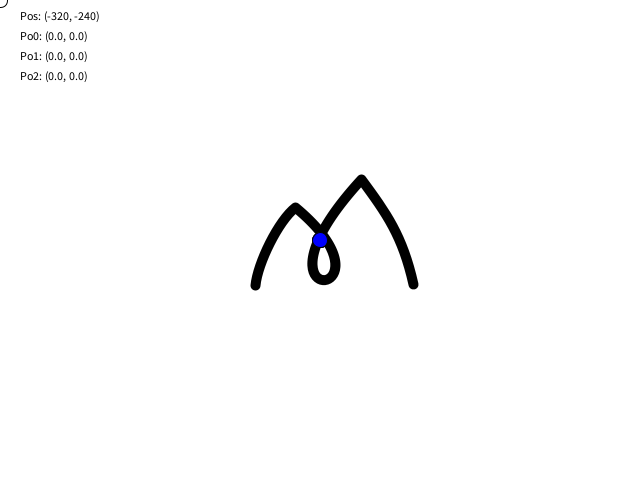
Frame 1 (no input)
Frame 60 (the mouse pressed at the canvas centre just before this capture): identical to frame 1, image omitted
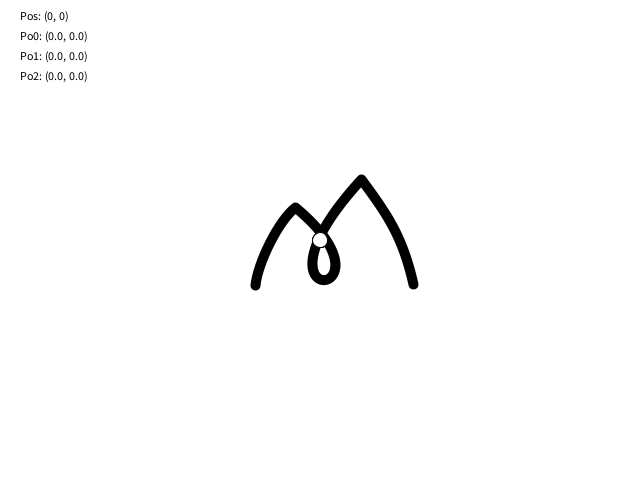
Frame 120 (the mouse held since frame 60 and released just before this capture)

The Processing sketch that drew these frames (run headless with seeded random() and noise(); from frame 60 on, the mouse is pressed at the canvas centre):

// Processing sketch: Icons
// ── Icons.pde
int index = 0;
PVector pos1 = new PVector(0, 0);
PVector pos2 = new PVector(0, 0);
PVector pos0 = new PVector(0, 0);

void setup () {
  size(640, 480);
  strokeCap(ROUND);
  strokeJoin(ROUND);

}
//pos1.x, pos1.y, pos2.x, pos2.y
void draw() {
  background (255);
  strokeWeight(10);
  pushMatrix();
  translate(width/2, height/2);
  switch (index) {
  case 0 :
  //Tierra
    beginShape();
    vertex(-65, 45);
    bezierVertex(-63, 23, -42, -20, -25, -33);
    bezierVertex(87, 60, -86, 77, 41, -61);  
    bezierVertex(66, -27, 82, -5, 93, 44);
    endShape();
    break;
  case 1 :
  //Agua
    beginShape();
    vertex(-51, -11);
    bezierVertex(-41, -36, -25, -60, -3, -88);
    bezierVertex(-3, -88, -3, -88, -3, -88);
    bezierVertex(131, 64, -55, 82, -56, 8);
    endShape();
    break;
  case 2 :
  //Aire
    beginShape();
    vertex(-8, -19);
    bezierVertex(32, 51, 74, -88, 3, -57);
    bezierVertex(-120, 6, 41, 99, 65, 0);
    bezierVertex(76, -64, 98, 3, 115, -26);
    endShape();
    break;
  case 3 :
  //Fuego
    beginShape();
    vertex(-48, -9);
    bezierVertex(-35, -27, -33, -37 , -18, -61);
    bezierVertex(0, -11, -5, -8, 13, -89);
    bezierVertex(123, 85, -55, 85, -51, 9);
    endShape();
    break;
  }
  
  strokeWeight(1);
  stroke(0);
  fill(255, 0, 0);
  ellipse (pos1.x, pos1.y, 15, 15);
  fill(0, 255, 0);
  ellipse (pos2.x, pos2.y, 15, 15);
  fill(0, 0, 255);
  ellipse (pos0.x, pos0.y, 15, 15);
  popMatrix();
  fill(255);
  ellipse (mouseX, mouseY, 15, 15);
  fill(0);
  text("Pos: (" + str(mouseX - width/2) + ", " + str(mouseY - height/2) + ")", 20, 20);
  text("Po0: (" + str(pos0.x) + ", " + str(pos0.y) + ")", 20, 40);
  text("Po1: (" + str(pos1.x) + ", " + str(pos1.y) + ")", 20, 60);
  text("Po2: (" + str(pos2.x) + ", " + str(pos2.y) + ")", 20, 80);
  fill(255);
}

void mouseDragged() {
  if (mouseButton == LEFT) {
    if (!keyPressed) {
      pos1 = new PVector(mouseX - width/2, mouseY - height/2);
    } else {
      pos0 = new PVector(mouseX - width/2, mouseY - height/2);
    }
  } else if (mouseButton == RIGHT) {
    pos2 = new PVector(mouseX - width/2, mouseY - height/2);
  }
}


void keyPressed() {
  if (key == CODED) {
    if (keyCode == UP) {
      index++;
      if (index > 3) index = 3;
    } else if (keyCode == DOWN) {
      index--;
      if (index < 0) index = 0;
    }
  }
  println (index);
}
